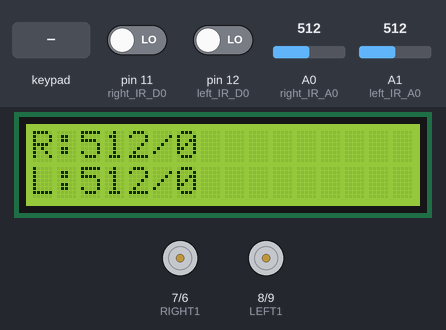
Recording of a sketch running on a simulated Arduino Uno, built with avr-gcc and run on an emulated ATmega328P. Parts: 16×2 character LCD, motor-driver pin pairs drawn as motors (green arrow = first pin HIGH = forward, orange = second pin HIGH = backward, longer = more drive, scaled by the enable pin). The test bench sets the inputs (shaded band); at power-on: pin 11 (right_IR_D0) LOW, pin 12 (left_IR_D0) LOW, A0 (right_IR_A0) = 512, A1 (left_IR_A0) = 512. What the sketch prints to the serial monitor is not drawn.

Above: at 3.2 s.
3.3 s: pin 11 (right_IR_D0) driven HIGH
At 3.49 s:
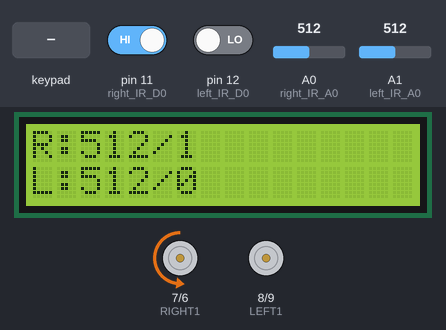
5.3 s: pin 12 (left_IR_D0) driven HIGH
At 5.65 s:
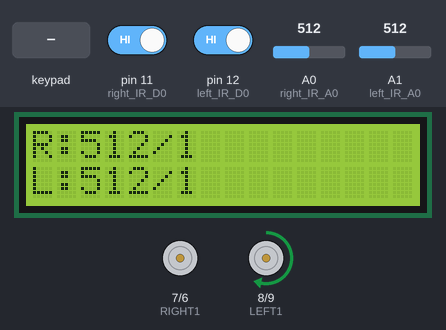
At 6.24 s:
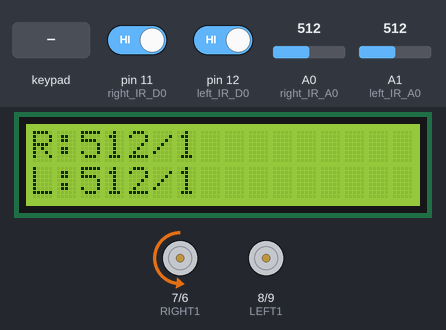
7.4 s: key 'U' pressed
9.4 s: key 'D' pressed
11.4 s: key 'T' pressed
14.4 s: A0 (right_IR_A0) set to 716
At 14.74 s:
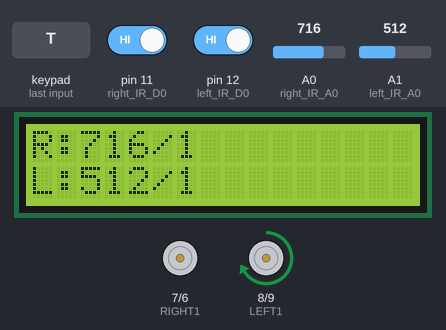
Timing chart, 0 to 16.9 s (numbered marks = the images above; inputs shaded):
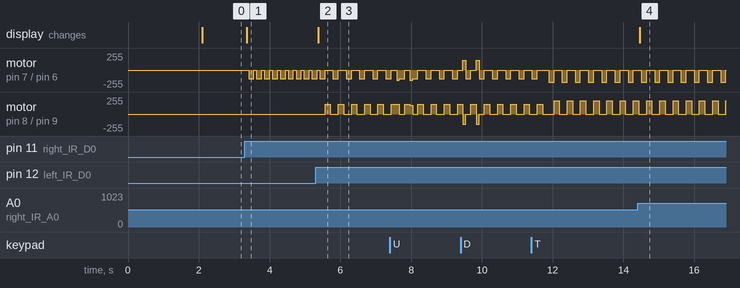

The sketch:

car_assembling.ino
```cpp
#include <Wire.h>
#include <LiquidCrystal_I2C.h>
#define CUSTOM_SETTINGS
#define INCLUDE_GAMEPAD_MODULE
#include <Dabble.h>


// 左馬達控制設定
const byte LEFT1 = 8;    // IN1
const byte LEFT2 = 9;    // IN2
const byte LEFT_PWM = 10;

// 右馬達控制設定
const byte RIGHT1 = 7;   // IN3
const byte RIGHT2 = 6;   // IN4
const byte RIGHT_PWM = 5;

// 設定 PWM 輸出值（代表的是車子的速度）
byte leftSpeed = 130;
byte rightSpeed = 150;

void forward() { // 前進
  // 左輪
  digitalWrite(LEFT1, HIGH);
  digitalWrite(LEFT2, LOW);
  analogWrite(LEFT_PWM, leftSpeed);

  // 右輪。因在小車上馬達安裝方向左右兩個是相對的
  digitalWrite(RIGHT1, LOW);
  digitalWrite(RIGHT2, HIGH);
  analogWrite(RIGHT_PWM, rightSpeed);
}

void backward() { // 後退
  // 左輪
  digitalWrite(LEFT1, LOW);
  digitalWrite(LEFT2, HIGH);
  analogWrite(LEFT_PWM, leftSpeed);

  // 右輪
  digitalWrite(RIGHT1, HIGH);
  digitalWrite(RIGHT2, LOW);
  analogWrite(RIGHT_PWM, rightSpeed);
}

void turnLeft() { // 左轉
  // 左輪不動，右輪動（速度為0）
  analogWrite(LEFT_PWM, 0);

  digitalWrite(RIGHT1, LOW);
  digitalWrite(RIGHT2, HIGH);
  analogWrite(RIGHT_PWM, leftSpeed);
}

void turnRight() { // 右轉
  // 右輪不動，左輪動（速度為0）
  digitalWrite(LEFT1, HIGH);
  digitalWrite(LEFT2, LOW);
  analogWrite(LEFT_PWM, rightSpeed);

  analogWrite(RIGHT_PWM, 0);
}

void stopMotor() { // 停止，兩輪速度為0
  analogWrite(LEFT_PWM, 0);
  analogWrite(RIGHT_PWM, 0);
}


//
// 初始化 LCD 0x27。16字, 2列
LiquidCrystal_I2C lcd(0x27, 16, 2);

const int right_IR_A0 = A0;
const int right_IR_D0 = 11;
const int left_IR_A0 = A1;
const int left_IR_D0 = 12;


void setup() {
  // 設定每一個 PIN 的模式
  pinMode(LEFT1, OUTPUT);
  pinMode(LEFT2, OUTPUT);
  pinMode(LEFT_PWM, OUTPUT);
  pinMode(RIGHT1, OUTPUT);
  pinMode(RIGHT2, OUTPUT);
  pinMode(RIGHT_PWM, OUTPUT);
  Dabble.begin(9600, 2, 3);
  Serial.begin(9600);


  //
  // 設定數位腳位為輸入模式
  pinMode(right_IR_D0, INPUT);
  pinMode(left_IR_D0, INPUT);

  // 初始化 LCD
  lcd.init();
  lcd.backlight(); // 開啟背光

  // 顯示啟動文字
  lcd.setCursor(0, 0);
  lcd.print("IR Sensor Test");
  delay(2000);
  lcd.clear();
}

void loop() {
  Dabble.processInput();
  if (GamePad.isTrianglePressed()) { // 按下三角形加速
    leftSpeed += 50;
    rightSpeed += 50;
    if (leftSpeed > 255)
    {
      leftSpeed = 255;
    }
    if (rightSpeed > 255)
    {
      rightSpeed = 255;
    }
    delay(100);
  }
  if (GamePad.isCrossPressed()) { // 按下叉叉減速
    leftSpeed -= 50;
    rightSpeed -= 50;
    if (leftSpeed < 100)
    {
      leftSpeed = 100;
    }
    if (rightSpeed < 100)
    {
      rightSpeed = 100;
    }
    delay(100);
  }
  if (GamePad.isUpPressed()) {
    Serial.println("Gamepad: Up");
    forward();
  }
  else if (GamePad.isDownPressed()) {
    Serial.println("Gamepad: Down");
    backward();
  }
  else if (GamePad.isLeftPressed()) {
    Serial.println("Gamepad: Left");
    turnLeft();
  }
  else if (GamePad.isRightPressed()) {
    Serial.println("Gamepad: Right");
    turnRight();
  }
  else {
    stopMotor();
  }


  //
  // 讀取感測器數值
  int right_valA0 = analogRead(right_IR_A0); // 類比值 (0-1023)
  int right_valD0 = digitalRead(right_IR_D0); // 數位值 (0 或 1)
  int left_valA0 = analogRead(left_IR_A0); // 類比值 (0-1023)
  int left_valD0 = digitalRead(left_IR_D0); // 數位值 (0 或 1)

  // 將數值印到序列埠監控視窗
  Serial.print("R_Analog: "); Serial.print(right_valA0);
  Serial.print(" | Digital: "); Serial.println(right_valD0);
  Serial.print("L_Analog: "); Serial.print(left_valA0);
  Serial.print(" | Digital: "); Serial.println(left_valD0);

  lcd.setCursor(0, 0);
  lcd.print("R:");
  lcd.print(right_valA0);
  lcd.print("/");
  lcd.print(right_valD0);
  lcd.print("    ");

  lcd.setCursor(0, 1);
  lcd.print("L:");
  lcd.print(left_valA0);
  lcd.print("/");
  lcd.print(left_valD0);
  lcd.print("    ");

  delay(50);

  if(right_valD0 == 1)
  {
    turnLeft();
    delay(150);
    stopMotor();
  }
  if(left_valD0 == 1)
  {
    turnRight();
    delay(150);
    stopMotor();
  }
}
```

Measured:
- after the input at 3.3 s, motor on pin 7 (RIGHT1) / pin 6 (RIGHT2): alternates backward 130/255 for 0.15 s and stopped for 0.07 s, starting after 0.11 s; the display: changes after 0.06 s (image 1)
- after the input at 5.3 s, motor on pin 8 (LEFT1) / pin 9 (LEFT2): alternates forward 150/255 for 0.15 s and stopped for 0.22 s, starting after 0.27 s; the display: changes after 0.07 s (image 2)
- after the input at 14.4 s, the display: changes after 0.06 s (image 4)
